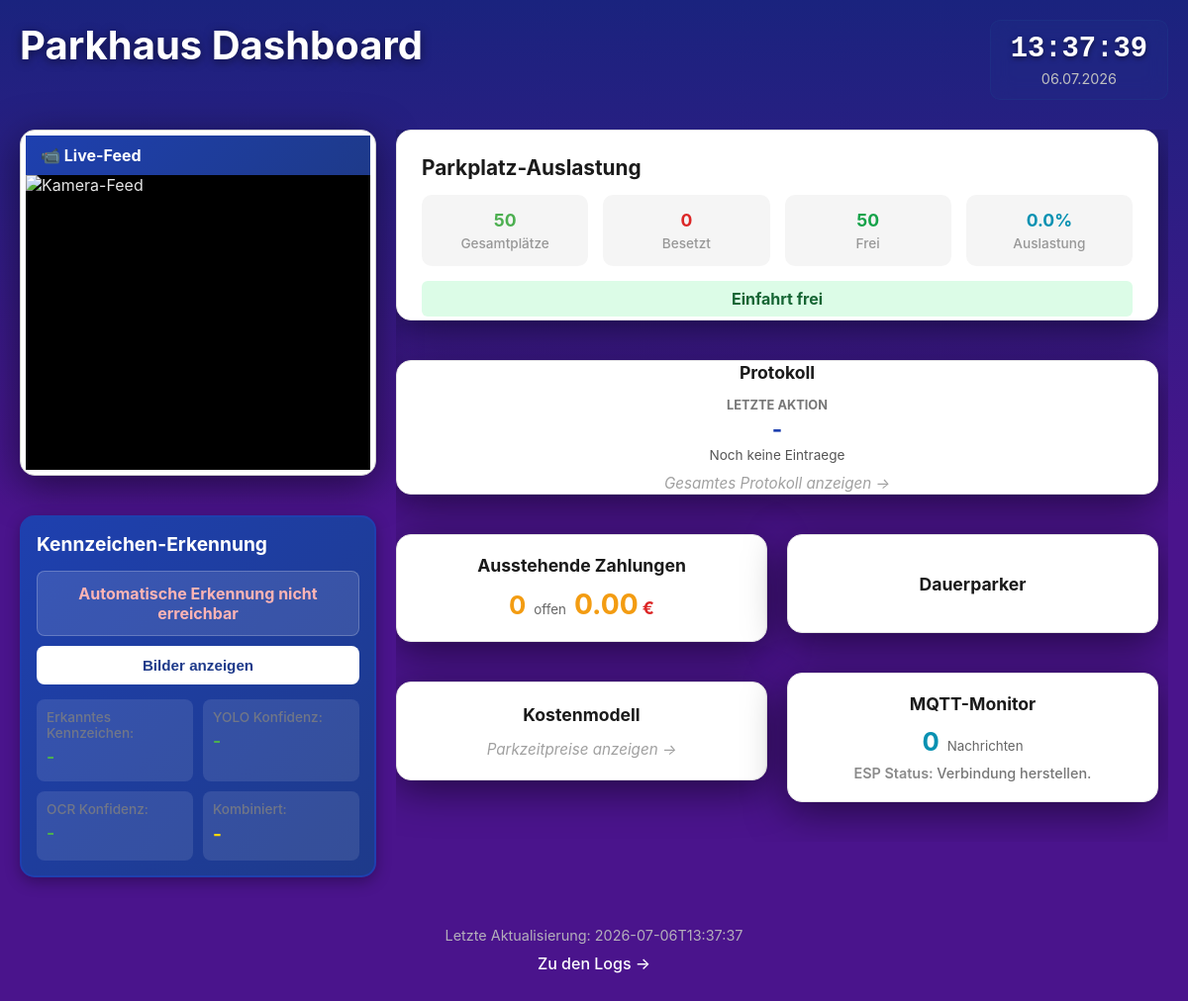
The app's page /, older data.
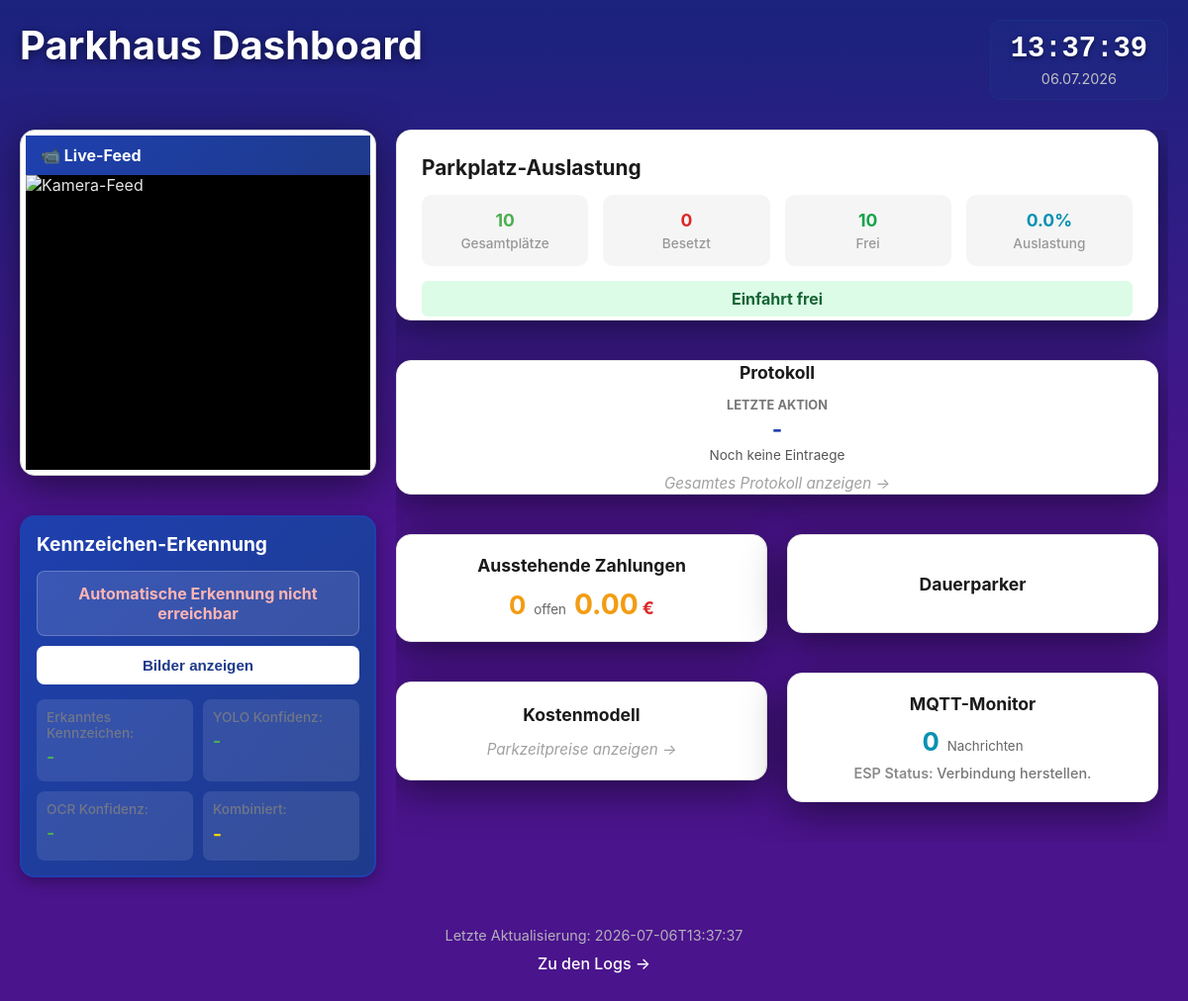
The same page, newer data.
### tables this page shows
CREATE TABLE parking_capacity (
            id INTEGER PRIMARY KEY AUTOINCREMENT,
            total_spaces INTEGER NOT NULL DEFAULT 50,
            occupied_spaces INTEGER DEFAULT 0,
            last_updated TIMESTAMP DEFAULT CURRENT_TIMESTAMP
        );

### Dashboard/routes.py (the view)
@router.get("/", response_class=HTMLResponse)
def dashboard(request: Request):
    dashboard_data = DashboardService.get_dashboard_summary()
    template = env.get_template("index.html")
    html = template.render(request=request, data=dashboard_data)
    return html

### Dashboard/templates/index.html (shortened to what this page needs)
<!DOCTYPE html>
<html>
<head>
    <link rel="stylesheet" href="/static/style.css?v={{ range(0, 10000) | random }}">
</head>
<body>
<div class="container">
    <div class="header-top">
        <h1>Parkhaus Dashboard</h1>
        <div class="current-time">
            <div class="time-display" id="current-time">--:--:--</div>
            <div class="date-display" id="current-date">--.--.----</div>
        </div>
    </div>
    <div class="dashboard-layout">
        <div class="feed-section">
            <div class="card camera-feed">
                <h3>📹 Live-Feed</h3>
                <img id="live-feed-img" src="/api/stream" alt="Kamera-Feed">
            </div>
            <div class="card recognition-panel">
                <h3>Kennzeichen-Erkennung</h3>
                <div class="recognition-controls">
                    <div class="auto-recognition-status" id="auto-recognition-status">Automatische Erkennung aktiv</div>
                    <button class="btn-recognition-images" type="button" onclick="openModal('plate-recognition')">Bilder anzeigen</button>
                </div>
                <div class="recognition-stats">
                    <div class="stat">
                        <span class="stat-label">Erkanntes Kennzeichen:</span>
                        <span class="stat-value" id="recognized-plate">-</span>
                    </div>
                    <div class="stat">
                        <span class="stat-label">YOLO Konfidenz:</span>
                        <span class="stat-value" id="yolo-confidence">-</span>
                    </div>
                    <div class="stat">
                        <span class="stat-label">OCR Konfidenz:</span>
                        <span class="stat-value" id="ocr-confidence">-</span>
                    </div>
                    <div class="stat">
                        <span class="stat-label">Kombiniert:</span>
                        <span class="stat-value highlight" id="combined-confidence">-</span>
                    </div>
                </div>
            </div>
        </div>
        <div class="widgets-section">
            <div class="card capacity-card clickable {% if data.parking_capacity.is_full %}capacity-full{% endif %}" onclick="openModal('occupancy')">
                <h3>Parkplatz-Auslastung</h3>
                <div class="capacity-grid">
                    <div class="capacity-stat">
                        <div class="stat-value" id="total-spaces">{{ data.parking_capacity.total_spaces }}</div>
                        <div class="stat-label">Gesamtplätze</div>
                    </div>
                    <div class="capacity-stat">
                        <div class="stat-value occupied" id="occupied-spaces">{{ data.parking_capacity.occupied_spaces }}</div>
                        <div class="stat-label">Besetzt</div>
                    </div>
                    <div class="capacity-stat">
                        <div class="stat-value available {% if data.parking_capacity.is_full %}full{% endif %}" id="available-spaces">{{ data.parking_capacity.available_spaces }}</div>
                        <div class="stat-label">Frei</div>
                    </div>
                    <div class="capacity-stat">
                        <div class="stat-value rate" id="occupancy-rate">{{ data.parking_capacity.occupancy_rate }}%</div>
                        <div class="stat-label">Auslastung</div>
                    </div>
                </div>
                <p class="capacity-status" id="capacity-status">
                    {% if data.parking_capacity.is_full %}
                    Parkhaus voll - Einfahrt gesperrt
                    {% else %}
                    Einfahrt frei
                    {% endif %}
                </p>
            </div>
            <div class="card protocol-card clickable" onclick="openModal('protocol')">
                <h3>Protokoll</h3>
                <div class="protocol-preview">
                    <span class="protocol-preview-label" id="protocol-preview-type">Letzte Aktion</span>
                    <strong id="protocol-preview-plate">-</strong>
                    <small id="protocol-preview-detail">Noch keine Eintraege</small>
                    <p class="preview-text">Gesamtes Protokoll anzeigen →</p>
                </div>
            </div>
            <div class="bottom-widgets-row">
                <div class="widget-stack">
                    <div class="card pending-card clickable" onclick="openModal('costs')">
                        <h3>Ausstehende Zahlungen</h3>
                        <div class="pending-widget-summary">
                            <span id="pending-count-preview">{{ data.pending_payments.pending_count }}</span>
                            <small>offen</small>
                            <strong><span id="pending-total-preview">{{ "%.2f"|format(data.pending_payments.total_amount_pending) }}</span> €</strong>
                        </div>
                    </div>
                    <div class="card pricing-card clickable" onclick="openModal('pricing')">
                        <h3>Kostenmodell</h3>
                        <div class="pricing-preview">
                            <p class="preview-text">Parkzeitpreise anzeigen →</p>
                        </div>
                    </div>
                </div>
                <div class="widget-stack">
                    <div class="card recent-vehicles-card clickable" onclick="openModal('dauerparker')">
                        <h3>Dauerparker</h3>
                    </div>
                    <div class="card mqtt-monitor-card clickable" onclick="openModal('mqtt-monitor')">
                        <h3>MQTT-Monitor</h3>
                        <div class="mqtt-monitor-preview">
                            <span id="mqtt-monitor-count-preview">0</span>
                            <small>Nachrichten</small>
                        </div>
                        <p class="mqtt-esp-status">
                            ESP Status: <span id="mqtt-esp-status-text">Verbindung herstellen...</span>
                        </p>
                    </div>
                </div>
            </div>
        </div>
    </div>
    <div class="footer">
        <p>Letzte Aktualisierung: <span id="last-update">{{ data.timestamp[:19] }}</span></p>
        <a href="/logs">Zu den Logs →</a>
    </div>
</div>
</body>
</html>

Row changes from the older to the newer data that the page shows:
changed parking_capacity: parking_capacity.total_spaces "50" → "10"
Text that changed along with them:
{{ data.parking_capacity.available_spaces }}: "50" → "10"
